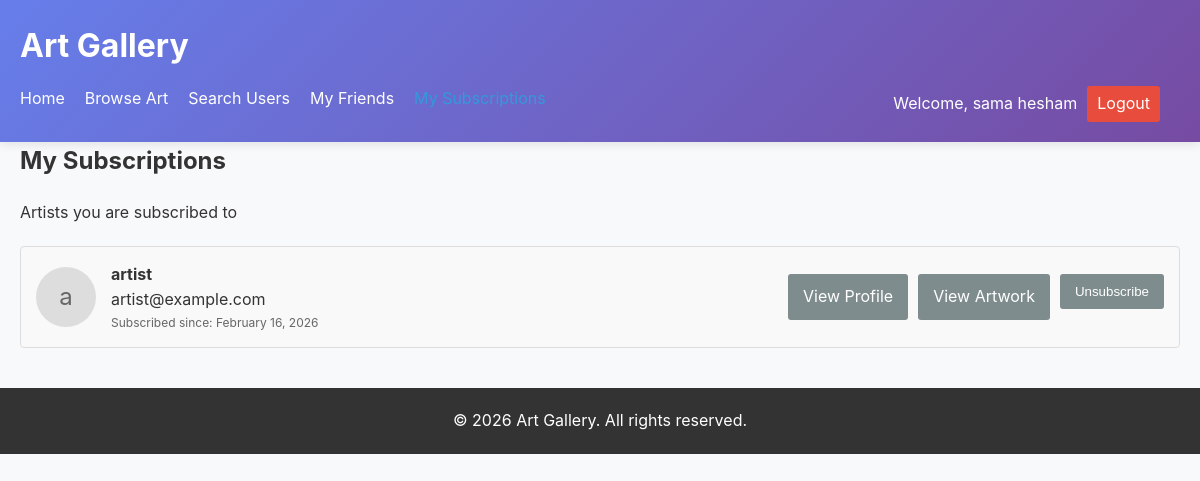
The app's page /index.php?controller=social&action=subscriptions (signed in) with its own data.
### tables this page shows
CREATE TABLE `subscriptions` (
  `id` int(11) NOT NULL,
  `user_id` int(11) NOT NULL,
  `artist_id` int(11) NOT NULL,
  `created_at` datetime DEFAULT current_timestamp()
);

CREATE TABLE `users` (
  `id` int(11) NOT NULL,
  `name` varchar(100) NOT NULL,
  `email` varchar(100) NOT NULL,
  `password` varchar(255) NOT NULL,
  `role` enum('viewer','artist','admin','advisor') DEFAULT 'viewer',
  `created_at` datetime DEFAULT current_timestamp(),
  `profile_image` varchar(255) DEFAULT NULL
);

### controllers/SocialController.php (called while the page is built, shortened)
<?php
require_once 'models/User.php';
class SocialController extends BaseController {
    private $userModel;
    public function __construct() {
        $this->userModel = new User();
    }
    public function subscriptions() {
        $userId = $_SESSION['user_id'];
        $subscriptions = $this->userModel->getSubscriptions($userId);
        $data = [
            'title' => 'My Subscriptions',
            'user_name' => $_SESSION['user_name'],
            'user_role' => $_SESSION['user_role'],
            'subscriptions' => $subscriptions
        ];
        $this->view('social/subscriptions', $data);
    }
}
?>

### models/Database.php (called while the page is built, shortened)
<?php
class Database {
    private $host = DB_HOST;
    private $user = DB_USER;
    private $pass = DB_PASS;
    private $dbname = DB_NAME;
    private $connection;
    private function connectDB() {
        try {
            $this->connection = new mysqli($this->host, $this->user, $this->pass, $this->dbname);
            return true;
        } catch (Exception $e) {
            $this->error = "Connection error: " . $e->getMessage();
            return false;
        }
    }
    private function createUsersTable() {
        $sql = "
        CREATE TABLE IF NOT EXISTS users (
            id INT AUTO_INCREMENT PRIMARY KEY,
            name VARCHAR(100) NOT NULL,
            email VARCHAR(100) NOT NULL UNIQUE,
            password VARCHAR(255) NOT NULL,
            role ENUM('viewer', 'artist', 'admin') DEFAULT 'viewer',
            created_at DATETIME DEFAULT CURRENT_TIMESTAMP
        ) ENGINE=InnoDB;
        ";
        return $this->connection->query($sql);
    }
    private function createArtworksTable() {
        $sql = "
        CREATE TABLE IF NOT EXISTS artworks (
            id INT AUTO_INCREMENT PRIMARY KEY,
            title VARCHAR(100) NOT NULL,
            description TEXT,
            image_path VARCHAR(255) NOT NULL,
            price DECIMAL(10,2) NOT NULL DEFAULT 0.00,
            user_id INT NOT NULL,
            status ENUM('available', 'sold') DEFAULT 'available',
            created_at DATETIME DEFAULT CURRENT_TIMESTAMP,
            FOREIGN KEY (user_id) REFERENCES users(id) ON DELETE CASCADE
        ) ENGINE=InnoDB;
        ";
        return $this->connection->query($sql);
    }
    private function createSubscribersTable() {
        $sql = "
        CREATE TABLE IF NOT EXISTS subscribers (
            id INT AUTO_INCREMENT PRIMARY KEY,
            artist_id INT NOT NULL,
            subscriber_id INT NOT NULL,
            created_at DATETIME DEFAULT CURRENT_TIMESTAMP,
            FOREIGN KEY (artist_id) REFERENCES users(id) ON DELETE CASCADE,
            FOREIGN KEY (subscriber_id) REFERENCES users(id) ON DELETE CASCADE,
            UNIQUE KEY artist_subscriber (artist_id, subscriber_id)
        ) ENGINE=InnoDB;
        ";
        return $this->connection->query($sql);
    }
    private function createFriendsTable() {
        $sql = "
        CREATE TABLE IF NOT EXISTS friends (
            id INT AUTO_INCREMENT PRIMARY KEY,
            user_id INT NOT NULL,
            friend_id INT NOT NULL,
            status ENUM('pending', 'accepted', 'rejected') DEFAULT 'pending',
            created_at DATETIME DEFAULT CURRENT_TIMESTAMP,
            FOREIGN KEY (user_id) REFERENCES users(id) ON DELETE CASCADE,
            FOREIGN KEY (friend_id) REFERENCES users(id) ON DELETE CASCADE,
            UNIQUE KEY unique_friendship (user_id, friend_id)
        ) ENGINE=InnoDB;
        ";
        return $this->connection->query($sql);
    }
    private function createSubscriptionsTable() {
        $sql = "
        CREATE TABLE IF NOT EXISTS subscriptions (
            id INT AUTO_INCREMENT PRIMARY KEY,
            user_id INT NOT NULL,
            artist_id INT NOT NULL,
            created_at DATETIME DEFAULT CURRENT_TIMESTAMP,
            FOREIGN KEY (user_id) REFERENCES users(id) ON DELETE CASCADE,
            FOREIGN KEY (artist_id) REFERENCES users(id) ON DELETE CASCADE,
            UNIQUE KEY unique_subscription (user_id, artist_id)
        ) ENGINE=InnoDB;
        ";
        return $this->connection->query($sql);
    }
    public function query($sql) {
        $result = $this->connection->query($sql);
        return $result;
    }
}
?>

### models/BaseModel.php (called while the page is built, shortened)
<?php
class BaseModel {
    public function __construct() {
        $this->db = new Database();
    }
}
?>

### models/User.php (called while the page is built, shortened)
<?php
class User extends BaseModel {
    public function getSubscriptions($userId) {
        $tableExists = $this->db->query("SHOW TABLES LIKE 'subscriptions'");
        $sql = "SELECT u.id, u.name, u.email, u.profile_image, s.created_at
                FROM users u
                JOIN subscriptions s ON u.id = s.artist_id
                WHERE s.user_id = {$userId}
                ORDER BY u.name ASC";
        return $this->db->query($sql);
    }
}
?>

### views/social/subscriptions.php (the view, shortened to what this page needs)
<!DOCTYPE html>
<html lang="en">
<head>
    <link rel="stylesheet" href="<?php echo BASE_URL; ?>public/css/style.css">
</head>
<body>
    <header class="main-header">
        <div class="container">
            <h1>Art Gallery</h1>
            <nav>
                <ul>
                    <li><a href="<?php echo BASE_URL; ?>index.php?controller=gallery&action=index">Home</a></li>
                    <li><a href="<?php echo BASE_URL; ?>index.php?controller=gallery&action=browse">Browse Art</a></li>
                    <li><a href="<?php echo BASE_URL; ?>index.php?controller=social&action=search">Search Users</a></li>
                    <li><a href="<?php echo BASE_URL; ?>index.php?controller=social&action=friends">My Friends</a></li>
                    <li><a href="<?php echo BASE_URL; ?>index.php?controller=social&action=subscriptions" class="active">My Subscriptions</a></li>
                    <li class="user-menu">
                        <span>Welcome, <?php echo $user_name; ?></span>
                        <a href="<?php echo BASE_URL; ?>index.php?controller=auth&action=logout" class="btn-logout">Logout</a>
                    </li>
                </ul>
            </nav>
        </div>
    </header>
    <main class="container">
        <section>
            <h2>My Subscriptions</h2>
            <p>Artists you are subscribed to</p>
            <div class="subscriptions-container">
                <?php if(isset($subscriptions) && is_object($subscriptions) && $subscriptions->num_rows > 0): ?>
                    <?php while($artist = $subscriptions->fetch_assoc()): ?>
                        <div class="user-card">
                            <div class="user-image">
                                <?php if(isset($artist['profile_image']) && !empty($artist['profile_image'])): ?>
                                    <img src="<?php echo BASE_URL . $artist['profile_image']; ?>" alt="<?php echo $artist['name']; ?>">
                                <?php else: ?>
                                    <?php echo substr($artist['name'], 0, 1); ?>
                                <?php endif; ?>
                            </div>
                            <div class="user-info">
                                <h4><?php echo $artist['name']; ?></h4>
                                <p><?php echo $artist['email']; ?></p>
                                <p class="subscription-date">Subscribed since: <?php echo date('F j, Y', strtotime($artist['created_at'])); ?></p>
                            </div>
                            <div class="user-actions">
                                <a href="<?php echo BASE_URL; ?>index.php?controller=social&action=viewProfile&id=<?php echo $artist['id']; ?>" class="btn-secondary">View Profile</a>
                                <a href="<?php echo BASE_URL; ?>index.php?controller=gallery&action=browse&artist=<?php echo $artist['id']; ?>" class="btn-secondary">View Artwork</a>
                                <form action="<?php echo BASE_URL; ?>index.php?controller=social&action=unsubscribe" method="POST">
                                    <button type="submit" class="btn-secondary">Unsubscribe</button>
                                </form>
                            </div>
                        </div>
                    <?php endwhile; ?>
                <?php else: ?>
                    <div class="empty-list">
                        <p>You are not subscribed to any artists yet. <a href="<?php echo BASE_URL; ?>index.php?controller=social&action=search">Search</a> for artists to subscribe to.</p>
                    </div>
                <?php endif; ?>
            </div>
        </section>
    </main>
    <footer>
        <div class="container">
            <p>&copy; <?php echo date('Y'); ?> Art Gallery. All rights reserved.</p>
        </div>
    </footer>
</body>
</html>

### public/css/style.css (style rules this page uses)
* { box-sizing: border-box; margin: 0; padding: 0; }
body { font-family: -apple-system, BlinkMacSystemFont, 'Segoe UI', Roboto, 'Helvetica Neue', Arial, sans-serif; line-height: 1.6; color: #333; background-color: #f8f9fa; }
.container { max-width: 1200px; margin: 0 auto; padding: 0 20px; }
a { color: #3498db; text-decoration: none; }
.main-header { background: linear-gradient(135deg, #667eea 0%, #764ba2 100%); color: #fff; padding: 20px 0; box-shadow: 0 2px 10px rgba(0,0,0,0.1); }
.main-header h1 { margin-bottom: 15px; }
.main-header nav ul { display: flex; list-style: none; flex-wrap: wrap; }
.main-header nav ul li { margin-right: 20px; }
.main-header nav ul li a { color: #fff; text-decoration: none; }
.main-header nav ul li a:hover, .main-header nav ul li a.active { color: #3498db; }
.user-menu { margin-left: auto; display: flex; align-items: center; }
.user-menu span { margin-right: 10px; }
.btn-logout { background-color: #e74c3c; color: white; padding: 5px 10px; border-radius: 3px; }
main { padding: 30px 0; }
section { margin-bottom: 40px; }
h2 { margin-bottom: 20px; color: #333; }
.btn-secondary { background-color: #7f8c8d; color: white; padding: 10px 15px; border: none; border-radius: 3px; cursor: pointer; display: inline-block; }
footer { background-color: #333; color: #fff; padding: 20px 0; text-align: center; }
body { font-family: -apple-system, BlinkMacSystemFont, 'Segoe UI', Roboto, 'Helvetica Neue', Arial, sans-serif; background-color: #f8f9fa; }
.main-header { background: linear-gradient(135deg, #667eea 0%, #764ba2 100%); box-shadow: 0 2px 10px rgba(0,0,0,0.1); }

### views/social/subscriptions.php (style rules this page uses)
.subscriptions-container { margin-top: 20px; }
.user-card { border: 1px solid #ddd; border-radius: 4px; padding: 15px; margin-bottom: 15px; display: flex; align-items: center; background-color: #f9f9f9; }
.user-image { width: 60px; height: 60px; border-radius: 50%; margin-right: 15px; background-color: #ddd; display: flex; align-items: center; justify-content: center; font-size: 24px; color: #666; }
.user-info { flex: 1; }
.user-actions { display: flex; gap: 10px; }
.subscription-date { font-size: 12px; color: #666; }

### records on screen
subscriptions: artist.name "a", artist.name "artist", artist.email "artist@example.com", created_at "February 16, 2026"

### other values on screen
$user_name "sama hesham"
